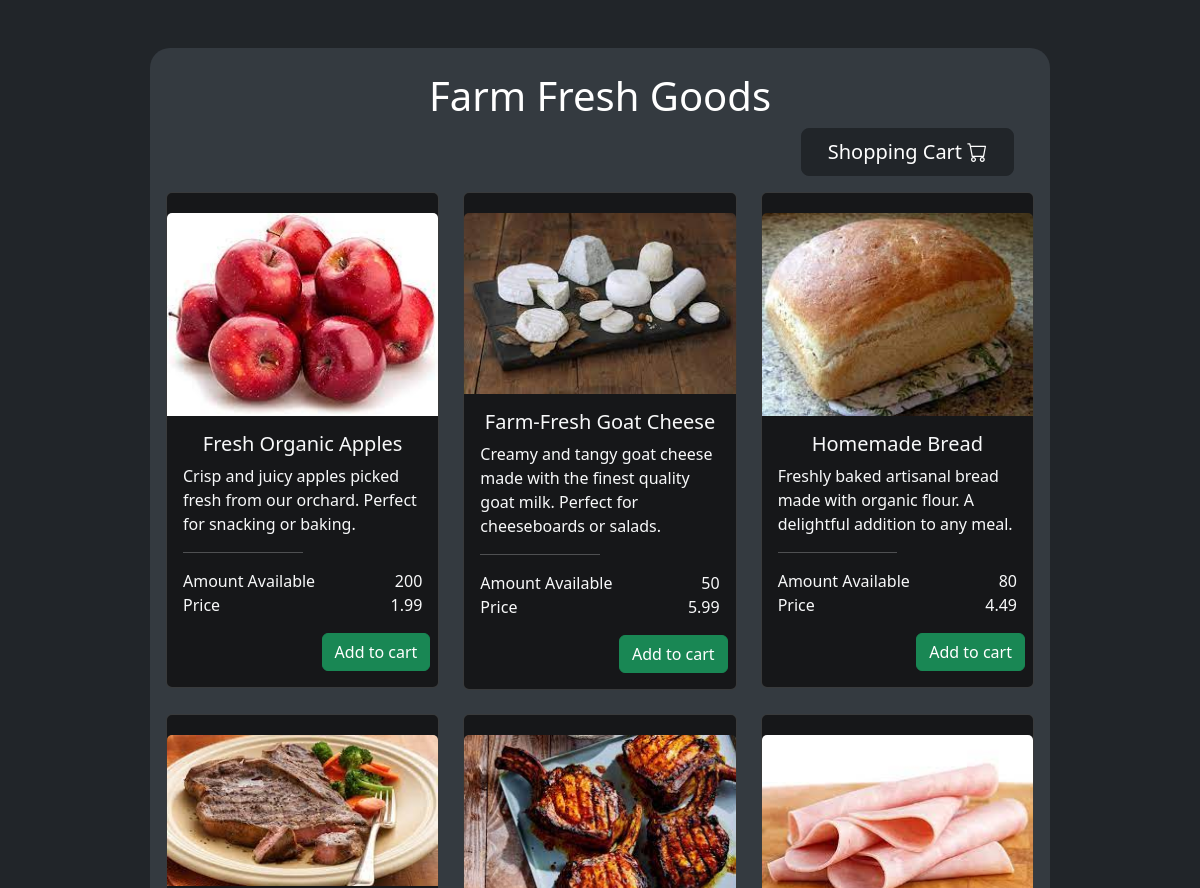
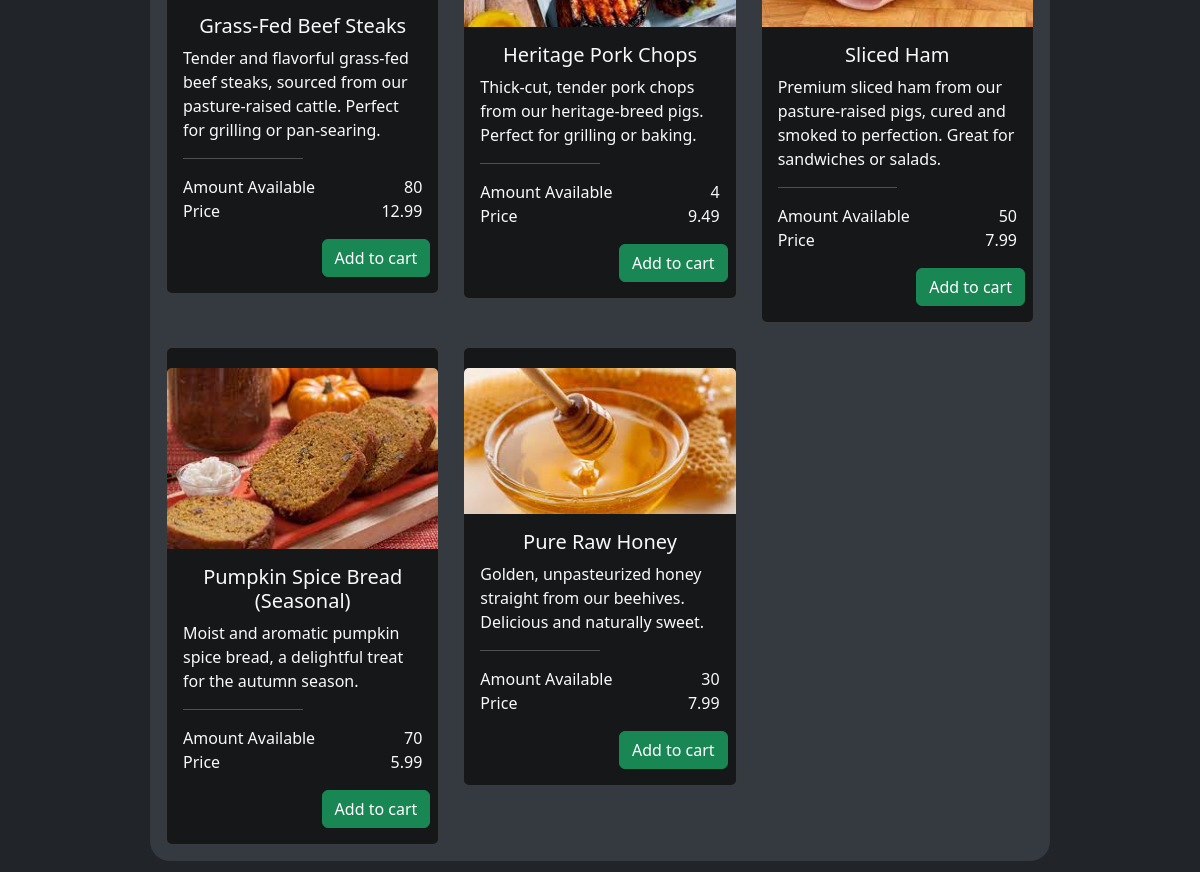
The app's page /store with its own data (2 pictures, top to bottom).
### tables this page shows
CREATE TABLE product (
                        id TEXT PRIMARY KEY,
                        name TEXT,
                        image TEXT,
                        description TEXT,
                        availability INTEGER,
                        price REAL
                    );

### app.py (the view)
@app.route("/store", methods=["GET"])
def store():
    all_products = get_all_products()
    return render_template("store.html", products=all_products)

### controller.py (called while the page is built)
def get_all_products():
    current_directory = os.path.dirname(os.path.abspath(__file__))
    db_path = os.path.join(current_directory, 'product.db')
    conn = sqlite3.connect(db_path)
    cursor = conn.cursor()
    cursor.execute(f"SELECT * FROM product")
    rows = cursor.fetchall()
    conn.close()
    return rows

### templates/store.html (shortened to what this page needs)
<!DOCTYPE html>
<html lang="en">
<head>
    <link href="https://cdn.jsdelivr.net/npm/bootstrap@5.3.2/dist/css/bootstrap.min.css" rel="stylesheet">
    <link rel="stylesheet" href="https://cdn.jsdelivr.net/npm/bootstrap-icons@1.5.0/font/bootstrap-icons.css">
</head>
<body class="bg-body d-flex justify-content-center" data-bs-theme="dark">
    <div class="bg-body-secondary w-75 my-5" style="border-radius: 1.25rem">
        <div class="container">
            <h1 class="text-white text-center pt-4">Farm Fresh Goods</h1>
            <div class="d-flex justify-content-end pe-4">
                <div class="w-25">
                    <button class="btn btn-dark btn-lg w-100" type="button" data-bs-toggle="collapse" data-bs-target="#cart" aria-expanded="false" aria-controls="collapseExample">
                        Shopping Cart <i class="bi bi-cart"></i>
                    </button>
                </div>
            </div>
        </div>
        <div class="container px-3 my-3">
            <div class="row row-cols-1 row-cols-md-2 row-cols-lg-3 g-4">
                {% for product in products %}
                <div class="col">
                    <div class="card bg-secondary-subtle text-light pb-3">
                        <i class="fab fa-apple fa-lg pt-3 pb-1 px-3"></i>
                        <img src="{{ url_for('static', filename=product[2]) }}"
                            class="card-img-top" alt="Product Image" />
                        <div class="card-body">
                            <div class="text-center">
                                <h5 class="card-title">{{ product[1] }}</h5>
                            </div>
                            <div>
                                {{ product[3] }}
                            </div>
                            <hr class="d-none d-md-block my-3 w-50">
                            <div class="font-weight-bold">
                                <div class="d-flex justify-content-between">
                                    <span>Amount Available</span><span>{{ product[4] }}</span>
                                </div>
                                <div class="d-flex justify-content-between">
                                    <span>Price</span><span>{{ product[5] }}</span>
                                </div>
                            </div>
                        </div>
                        <div class="d-flex justify-content-end me-2">
                            {% if product[4] > 0 %}
                                <button class="btn btn-success" id='btn-{{ product[0] }}' onclick='addItem("{{ product[0] }}")'>
                                    Add to cart
                                </button>
                            {% else %}
                                <button class="btn btn-muted" id='btn-{{ product[0] }}' disabled>
                                    Sold Out
                                </button>
                            {% endif %}
                        </div>
                    </div>
                </div>
                {% endfor %}
            </div>
        </div>
    </div>
</body>
</html>

### records on screen
product: image (picture), name "Fresh Organic Apples", description "Crisp and juicy apples picked fresh from our orchard. Perfect for snacking or baking.", availability "200", price "1.99"
product: image (picture), name "Farm-Fresh Goat Cheese", description "Creamy and tangy goat cheese made with the finest quality goat milk. Perfect for cheeseboards or salads.", availability "50", price "5.99"
product: image (picture), name "Homemade Bread", description "Freshly baked artisanal bread made with organic flour. A delightful addition to any meal.", availability "80", price "4.49"
product: image (picture), name "Grass-Fed Beef Steaks", description "Tender and flavorful grass-fed beef steaks, sourced from our pasture-raised cattle. Perfect for grilling or pan-searing.", availability "80", price "12.99"
product: image (picture), name "Heritage Pork Chops", description "Thick-cut, tender pork chops from our heritage-breed pigs. Perfect for grilling or baking.", availability "4", price "9.49"
product: image (picture), name "Sliced Ham", description "Premium sliced ham from our pasture-raised pigs, cured and smoked to perfection. Great for sandwiches or salads.", availability "50", price "7.99"
product: image (picture), name "Pumpkin Spice Bread (Seasonal)", description "Moist and aromatic pumpkin spice bread, a delightful treat for the autumn season.", availability "70", price "5.99"
product: image (picture), name "Pure Raw Honey", description "Golden, unpasteurized honey straight from our beehives. Delicious and naturally sweet.", availability "30", price "7.99"
